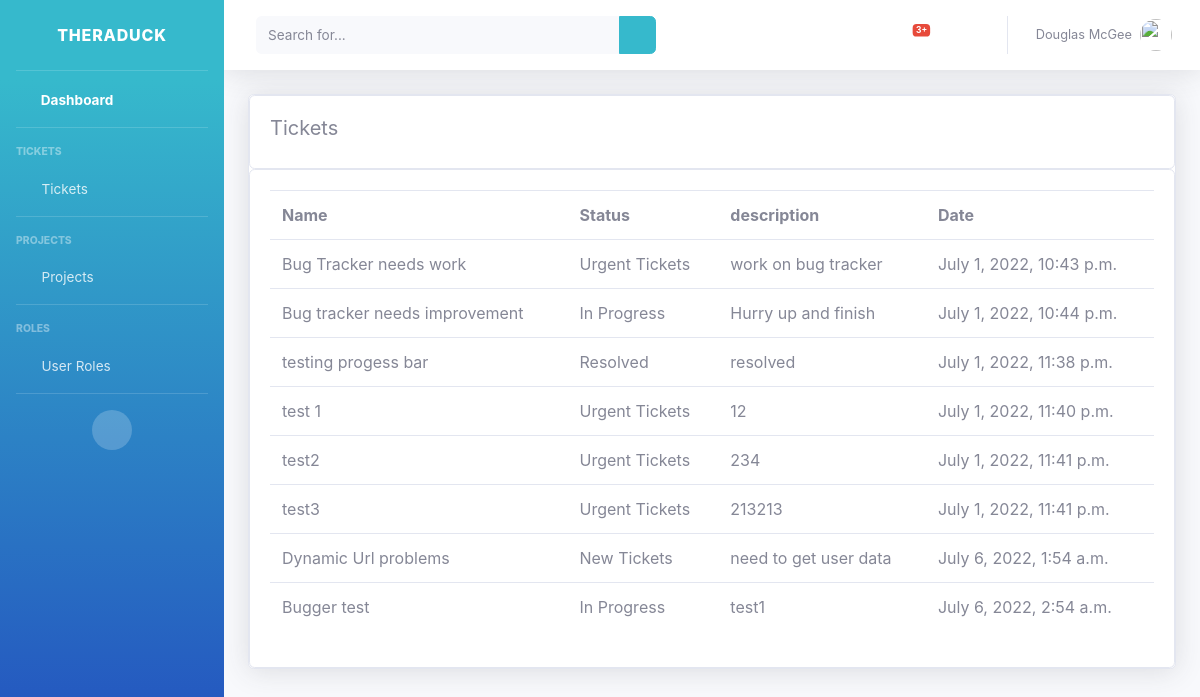
/all_tickets/, run on an earlier commit of the app's database.
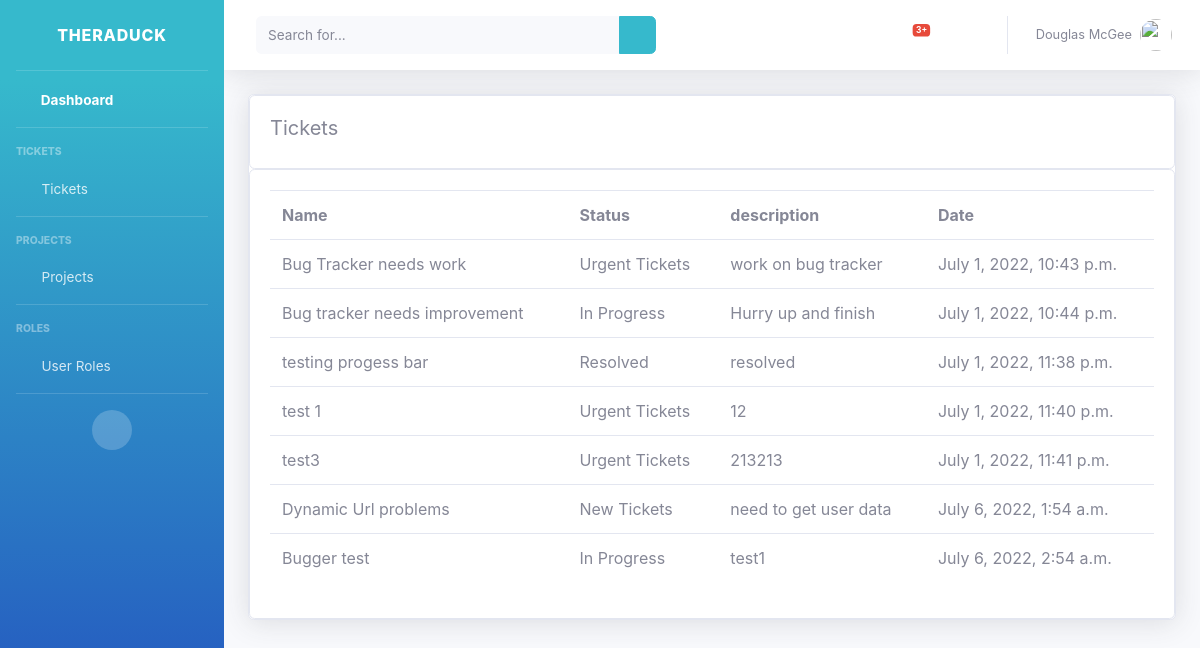
And on a later commit of the database.
### accounts/models.py (models this page shows, shortened)
class Ticket(models.Model):
    name = models.CharField(max_length=500, null=True)
    description = models.CharField(max_length=500, null=True)
    STATUS = (
            ('New Tickets', 'New Tickets'),
            ('In Progress', 'In Progress'),
            ('Urgent Tickets', 'Urgent Tickets'),
            ('Resolved', 'Resolved'),
                )
    member = models.ForeignKey(Member, null=True, on_delete=models.SET_NULL)
    project = models.ForeignKey(Project, null=True, on_delete=models.SET_NULL)
    status = models.CharField(max_length=500, null=True, choices=STATUS)
    date_created = models.DateTimeField(auto_now_add=True, null=True)

### accounts/views.py (the view)
# urls.py: path('all_tickets/', views.all_tickets, name="all_tickets"),
def all_tickets(request):
    tickets = Ticket.objects.all()
    return render(request, 'accounts/all_tickets.html', {'tickets': tickets})

### accounts/templates/accounts/all_tickets.html (shortened to what this page needs)
{% load static %}
<!DOCTYPE html>
<html lang="en">
<head>
    <link href="{% static 'vendor/fontawesome-free/css/all.min.css' %}" rel="stylesheet" type="text/css">
    <link href="{% static 'css/sb-admin-2.min.css' %}" rel="stylesheet">
</head>
<body id="page-top">
     <div id="wrapper">
        {% include 'accounts/sidebar.html' %}
         <div id="content-wrapper" class="d-flex flex-column">
             <div id="content">
            {% include 'accounts/topbar.html' %}
            <div class="container">
                <div class="row">
                        <div class="col-xl-13 col-lg-12">
                                <div class="card shadow mb-4">
                                    <div class="row">
                                        <div class="col-md">
                                            <div class="card card-body">
                                                <h5>Tickets</h5>
                                            </div>
                                            <div class="card card-body">
                                                <table class="table">
                                                    <tr>
                                                        <th>Name</th>
                                                        <th>Status</th>
                                                        <th>description</th>
                                                        <th>Date</th>
                                                    </tr>
                                                    {% for i in tickets %}
                                                        <tr>
                                                            <td>{{i.name}}</td>
                                                            <td>{{i.status}}</td>
                                                            <td>{{i.description}}</td>
                                                            <td>{{i.date_created}}</td>
                                                        </tr>
                                                    {% endfor %}
                                                </table>
                                            </div>
                                        </div>
                                    </div>
                                </div>
                        </div>
                </div>
            </div>
    </div>
</div>
</body>
</html>

What changed in the data, as far as the page shows it:
removed Ticket: name "test2", status "Urgent Tickets", description "234", date_created "July 1, 2022, 11:41 p.m."
